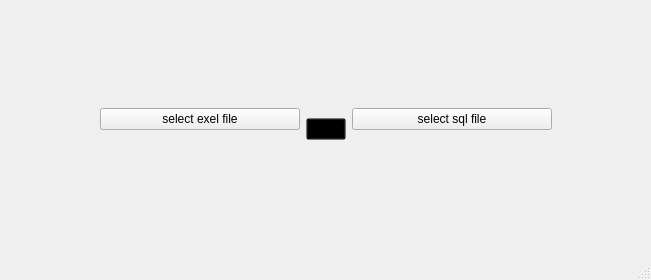
<?xml version="1.0" encoding="UTF-8"?>
<ui version="4.0">
 <class>MainWindow</class>
 <widget class="QMainWindow" name="MainWindow">
  <property name="geometry">
   <rect>
    <x>0</x>
    <y>0</y>
    <width>651</width>
    <height>280</height>
   </rect>
  </property>
  <property name="minimumSize">
   <size>
    <width>0</width>
    <height>250</height>
   </size>
  </property>
  <property name="windowTitle">
   <string>MainWindow</string>
  </property>
  <widget class="QWidget" name="centralwidget">
   <layout class="QVBoxLayout" name="verticalLayout">
    <item>
     <spacer name="upVerticalSpacer">
      <property name="orientation">
       <enum>Qt::Vertical</enum>
      </property>
      <property name="sizeHint" stdset="0">
       <size>
        <width>20</width>
        <height>40</height>
       </size>
      </property>
     </spacer>
    </item>
    <item>
     <layout class="QGridLayout" name="gridLayout">
      <item row="0" column="4">
       <spacer name="horizontalSpacer_2">
        <property name="orientation">
         <enum>Qt::Horizontal</enum>
        </property>
        <property name="sizeHint" stdset="0">
         <size>
          <width>40</width>
          <height>20</height>
         </size>
        </property>
       </spacer>
      </item>
      <item row="1" column="3" colspan="2">
       <widget class="QLabel" name="sqlLabel">
        <property name="text">
         <string/>
        </property>
       </widget>
      </item>
      <item row="0" column="0">
       <spacer name="horizontalSpacer">
        <property name="orientation">
         <enum>Qt::Horizontal</enum>
        </property>
        <property name="sizeHint" stdset="0">
         <size>
          <width>40</width>
          <height>20</height>
         </size>
        </property>
       </spacer>
      </item>
      <item row="0" column="1">
       <widget class="QPushButton" name="excelBtn">
        <property name="minimumSize">
         <size>
          <width>200</width>
          <height>0</height>
         </size>
        </property>
        <property name="text">
         <string>select exel file</string>
        </property>
       </widget>
      </item>
      <item row="1" column="0" colspan="2">
       <widget class="QLabel" name="excelLabel">
        <property name="text">
         <string/>
        </property>
        <property name="alignment">
         <set>Qt::AlignRight|Qt::AlignTrailing|Qt::AlignVCenter</set>
        </property>
       </widget>
      </item>
      <item row="0" column="3">
       <widget class="QPushButton" name="sqlBtn">
        <property name="minimumSize">
         <size>
          <width>200</width>
          <height>0</height>
         </size>
        </property>
        <property name="text">
         <string>select sql file</string>
        </property>
       </widget>
      </item>
      <item row="0" column="2" rowspan="2">
       <widget class="QPushButton" name="runBtn">
        <property name="sizePolicy">
         <sizepolicy hsizetype="Fixed" vsizetype="Fixed">
          <horstretch>0</horstretch>
          <verstretch>0</verstretch>
         </sizepolicy>
        </property>
        <property name="mouseTracking">
         <bool>false</bool>
        </property>
        <property name="autoFillBackground">
         <bool>false</bool>
        </property>
        <property name="styleSheet">
         <string notr="true">background: transparent;</string>
        </property>
        <property name="text">
         <string/>
        </property>
        <property name="icon">
         <iconset>
          <normaloff>icons/run.png</normaloff>icons/run.png</iconset>
        </property>
        <property name="iconSize">
         <size>
          <width>64</width>
          <height>64</height>
         </size>
        </property>
       </widget>
      </item>
     </layout>
    </item>
    <item>
     <spacer name="downVerticalSpacer">
      <property name="orientation">
       <enum>Qt::Vertical</enum>
      </property>
      <property name="sizeType">
       <enum>QSizePolicy::Expanding</enum>
      </property>
      <property name="sizeHint" stdset="0">
       <size>
        <width>0</width>
        <height>0</height>
       </size>
      </property>
     </spacer>
    </item>
   </layout>
  </widget>
  <widget class="QStatusBar" name="statusbar"/>
 </widget>
 <resources/>
 <connections/>
</ui>
